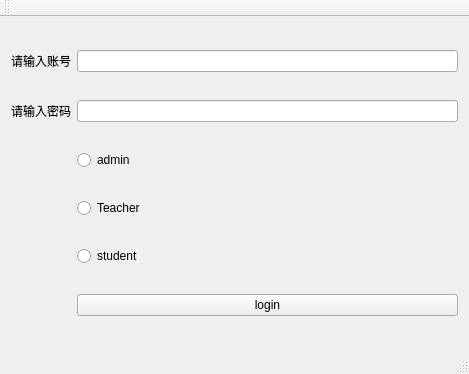
<?xml version="1.0" encoding="UTF-8"?>
<ui version="4.0">
 <class>MainWindow</class>
 <widget class="QMainWindow" name="MainWindow">
  <property name="geometry">
   <rect>
    <x>0</x>
    <y>0</y>
    <width>469</width>
    <height>374</height>
   </rect>
  </property>
  <property name="windowTitle">
   <string>MainWindow</string>
  </property>
  <property name="styleSheet">
   <string notr="true"/>
  </property>
  <widget class="QWidget" name="centralWidget">
   <layout class="QGridLayout" name="gridLayout">
    <item row="0" column="0">
     <widget class="QLabel" name="label">
      <property name="text">
       <string>请输入账号</string>
      </property>
     </widget>
    </item>
    <item row="6" column="1">
     <widget class="QPushButton" name="login">
      <property name="text">
       <string>login</string>
      </property>
     </widget>
    </item>
    <item row="1" column="1">
     <widget class="QLineEdit" name="password">
      <property name="echoMode">
       <enum>QLineEdit::Password</enum>
      </property>
     </widget>
    </item>
    <item row="5" column="1">
     <widget class="QRadioButton" name="student">
      <property name="text">
       <string>student</string>
      </property>
     </widget>
    </item>
    <item row="1" column="0">
     <widget class="QLabel" name="label_2">
      <property name="text">
       <string>请输入密码</string>
      </property>
     </widget>
    </item>
    <item row="3" column="1">
     <widget class="QRadioButton" name="admin">
      <property name="text">
       <string>admin</string>
      </property>
     </widget>
    </item>
    <item row="0" column="1">
     <widget class="QLineEdit" name="username"/>
    </item>
    <item row="4" column="1">
     <widget class="QRadioButton" name="teacher">
      <property name="text">
       <string>Teacher</string>
      </property>
     </widget>
    </item>
   </layout>
  </widget>
  <widget class="QMenuBar" name="menuBar">
   <property name="geometry">
    <rect>
     <x>0</x>
     <y>0</y>
     <width>469</width>
     <height>17</height>
    </rect>
   </property>
  </widget>
  <widget class="QToolBar" name="mainToolBar">
   <attribute name="toolBarArea">
    <enum>TopToolBarArea</enum>
   </attribute>
   <attribute name="toolBarBreak">
    <bool>false</bool>
   </attribute>
  </widget>
  <widget class="QStatusBar" name="statusBar"/>
 </widget>
 <layoutdefault spacing="6" margin="11"/>
 <resources/>
 <connections/>
</ui>
